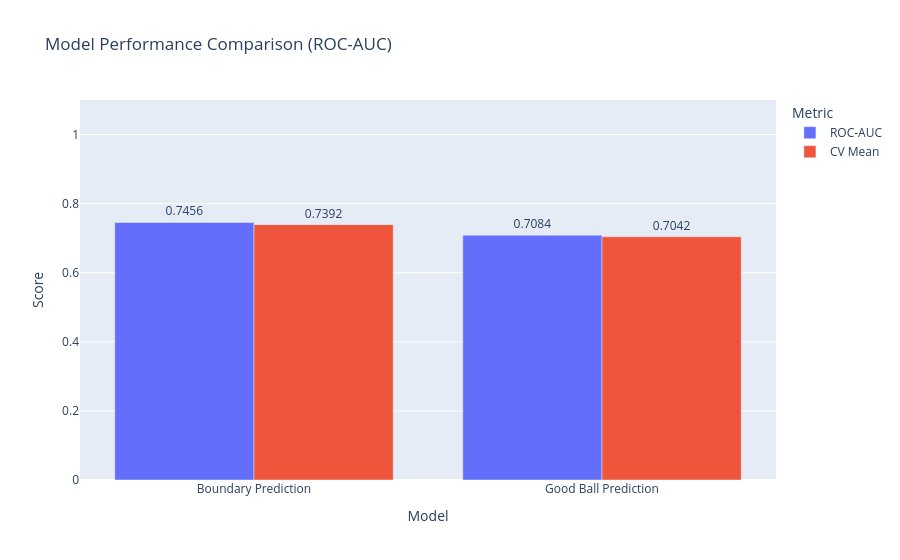

This figure's notebook cell:
### Markdown cell above
## 6. Model Comparison Summary

### Code cell
summary = pd.DataFrame({
    'Model'    : ['Boundary Prediction', 'Good Ball Prediction'],
    'ROC-AUC'  : [round(auc_boundary, 4), round(auc_goodball, 4)],
    'CV Mean'  : [cv_scores.mean().round(4), cv2.mean().round(4)],
    'CV Std'   : [cv_scores.std().round(4), cv2.std().round(4)]
})
print(summary.to_string(index=False))

fig = px.bar(summary.melt(id_vars='Model', value_vars=['ROC-AUC','CV Mean']),
             x='Model', y='value', color='variable', barmode='group',
             title='Model Performance Comparison (ROC-AUC)',
             labels={'value': 'Score', 'variable': 'Metric'},
             text_auto='.4f')
fig.update_traces(textposition='outside')
fig.update_layout(yaxis_range=[0, 1.1])
fig.show()

### Figure 1 — Plotly figure (JSON) as saved in the notebook; plotly's stock layout.template omitted (floating-point values rounded to 4 significant figures)
{"data": [{"alignmentgroup": "True", "hovertemplate": "Metric=ROC-AUC<br>Model=%{x}<br>Score=%{y}<extra></extra>", "legendgroup": "ROC-AUC", "marker": {"color": "#636efa", "pattern": {"shape": ""}}, "name": "ROC-AUC", "offsetgroup": "ROC-AUC", "orientation": "v", "showlegend": true, "textposition": "outside", "texttemplate": "%{y:.4f}", "type": "bar", "x": ["Boundary Prediction", "Good Ball Prediction"], "xaxis": "x", "y": [0.7456, 0.7084], "yaxis": "y"}, {"alignmentgroup": "True", "hovertemplate": "Metric=CV Mean<br>Model=%{x}<br>Score=%{y}<extra></extra>", "legendgroup": "CV Mean", "marker": {"color": "#EF553B", "pattern": {"shape": ""}}, "name": "CV Mean", "offsetgroup": "CV Mean", "orientation": "v", "showlegend": true, "textposition": "outside", "texttemplate": "%{y:.4f}", "type": "bar", "x": ["Boundary Prediction", "Good Ball Prediction"], "xaxis": "x", "y": [0.7392, 0.7042], "yaxis": "y"}], "layout": {"barmode": "group", "legend": {"title": {"text": "Metric"}, "tracegroupgap": 0}, "title": {"text": "Model Performance Comparison (ROC-AUC)"}, "xaxis": {"anchor": "y", "domain": [0, 1], "title": {"text": "Model"}}, "yaxis": {"anchor": "x", "domain": [0, 1], "range": [0, 1.1], "title": {"text": "Score"}}}}
